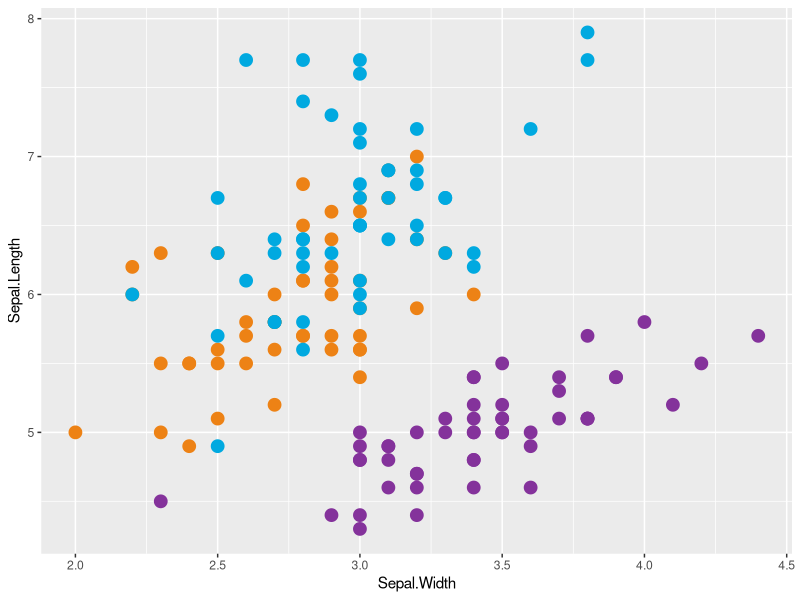
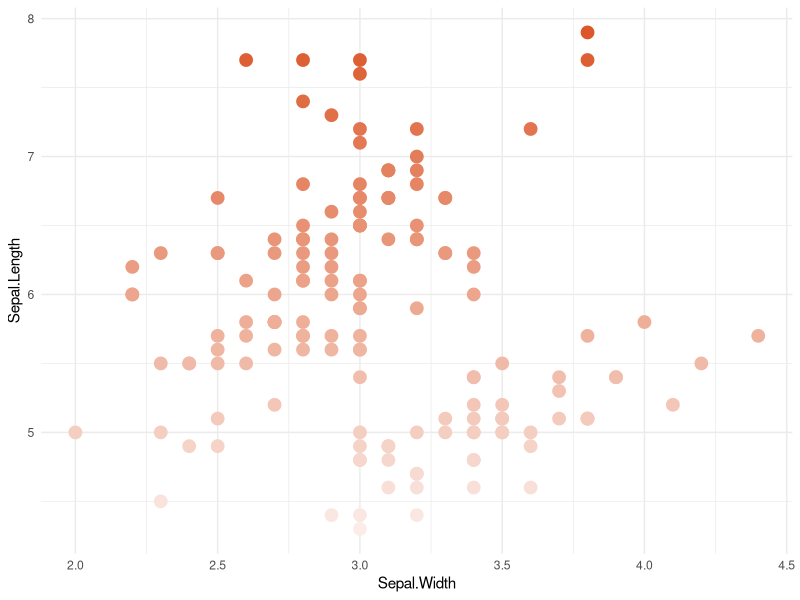
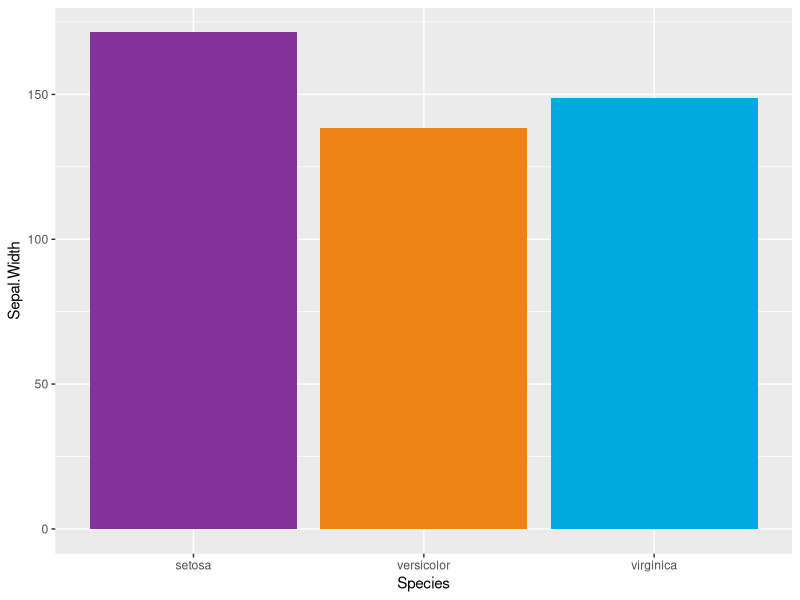

Recreate these plots in R, in order.
library(tidyverse)

bcc_colours <- c(`purple` = "#84329B",
                 `pink`   = "#D00070",
                 `orange` = "#DC582A",
                 `yellow` = "#FFAD00",
                 `green`  = "#75BC22",
                 `blue`   = "#00A9E0",
                 `black`  = "#3c3c3b",
                 `white`  = "#FFFFFF")

#' Function to extract BCC colors as hex codes
#'
#' @param ... Character names of bcc_colours
#'
bcc_cols <- function(...) {
  cols <- c(...)

  if (is.null(cols))
    return (bcc_colours)

  bcc_colours[cols]
}

bcc_cols("pink", "white")
# test to see what happens if non valid colour is provided
bcc_cols("turquoise", "blue")

bcc_palettes <- list(`purple` = c(bcc_cols("purple"), "#F1E8F3"),
                     `pink` = c(bcc_cols("pink"), "#FCF1F7"),
                     `orange` = c(bcc_cols("orange"), "#FBECE7"),
                     `yellow` = c(bcc_cols("yellow"), "#FFF5E2"),
                     `green` = c(bcc_cols("green"), "#EFF7E6"),
                     `blue` = c(bcc_cols("blue"), "#E2F5FB"),
                     `black` = c(bcc_cols("black"), "#E9E9E9"),
                     `multi` = bcc_cols("purple", "pink", "orange", "yellow", "green", "blue"),
                     `warm` = bcc_cols("purple", "pink", "orange", "yellow"),
                     `cool` = bcc_cols("green", "blue"))


#' Return function to interpolate a bcc color palette
#'
#' @param palette Character name of palette in bcc_palettes
#' @param reverse Boolean indicating whether the palette should be reversed
#' @param ... Additional arguments to pass to colorRampPalette()
#'
bcc_pal <- function(palette = "purple", reverse = FALSE, ...) {
  # get palette
  pal <- bcc_palettes[[palette]]

  # reverse if reverse = true
  if (reverse) pal <- rev(pal)

  # interpolate between colours
  colorRampPalette(pal, ...)
}

bcc_pal("purple")(10)

#' Color scale constructor for bcc colors
#'
#' @param palette Character name of palette in bcc_palettes
#' @param discrete Boolean indicating whether color aesthetic is discrete or not
#' @param reverse Boolean indicating whether the palette should be reversed
#' @param ... Additional arguments passed to discrete_scale() or
#'            scale_color_gradientn(), used respectively when discrete is TRUE or FALSE
#'
scale_colour_bcc <- function(palette = "purple", discrete = TRUE, reverse = FALSE, ...) {
  pal <- bcc_pal(palette = palette, reverse = reverse)

  if (discrete) {
    discrete_scale("colour",  palette = pal, ...)
  } else {
    scale_color_gradientn(colours = pal(256), ...)
  }
}

#' Fill scale constructor for bcc colors
#'
#' @param palette Character name of palette in bcc_palettes
#' @param discrete Boolean indicating whether fill aesthetic is discrete or not
#' @param reverse Boolean indicating whether the palette should be reversed
#' @param ... Additional arguments passed to discrete_scale() or
#'            scale_fill_gradientn(), used respectively when discrete is TRUE or FALSE
#'
scale_fill_bcc <- function(palette = "purple", discrete = TRUE, reverse = FALSE, ...) {
  pal <- bcc_pal(palette = palette, reverse = reverse)

  if (discrete) {
    discrete_scale("fill", palette = pal, ...)
  } else {
    scale_fill_gradientn(colours = pal(256), ...)
  }
}

# scatter plot, discrete
ggplot(iris, aes(Sepal.Width, Sepal.Length, color = Species)) +
  geom_point(size = 4) +
  scale_colour_bcc("multi",
                   guide = "none")

# scatter plot, continuous
ggplot(iris, aes(Sepal.Width, Sepal.Length, color = Sepal.Length)) +
  geom_point(size = 4) +
  scale_colour_bcc(discrete = FALSE, palette = "orange", reverse = TRUE, guide = "none") +
  theme_minimal()

ggplot(iris, aes(Species, Sepal.Width, fill = Species)) +
  geom_col() +
  scale_fill_bcc("multi", guide = "none")
